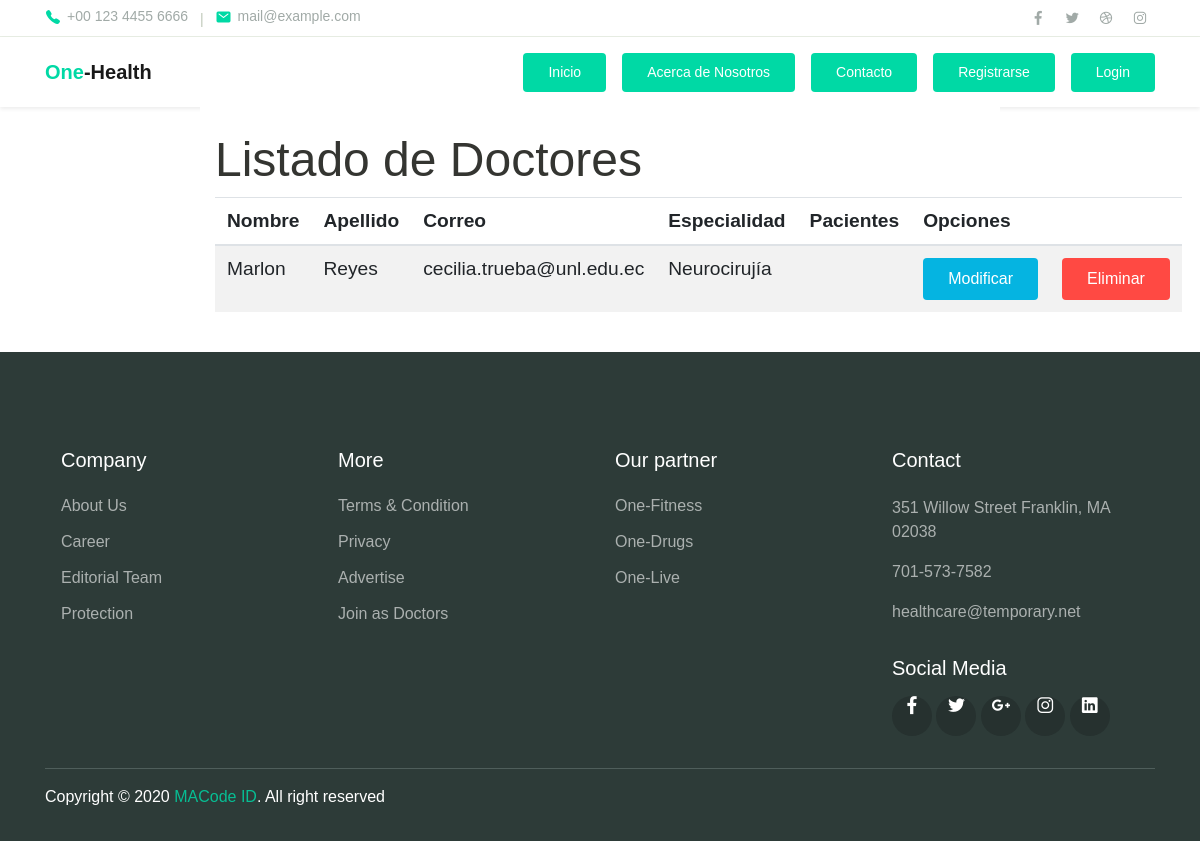
The page /gestion_doctores/ on the database as committed earlier.
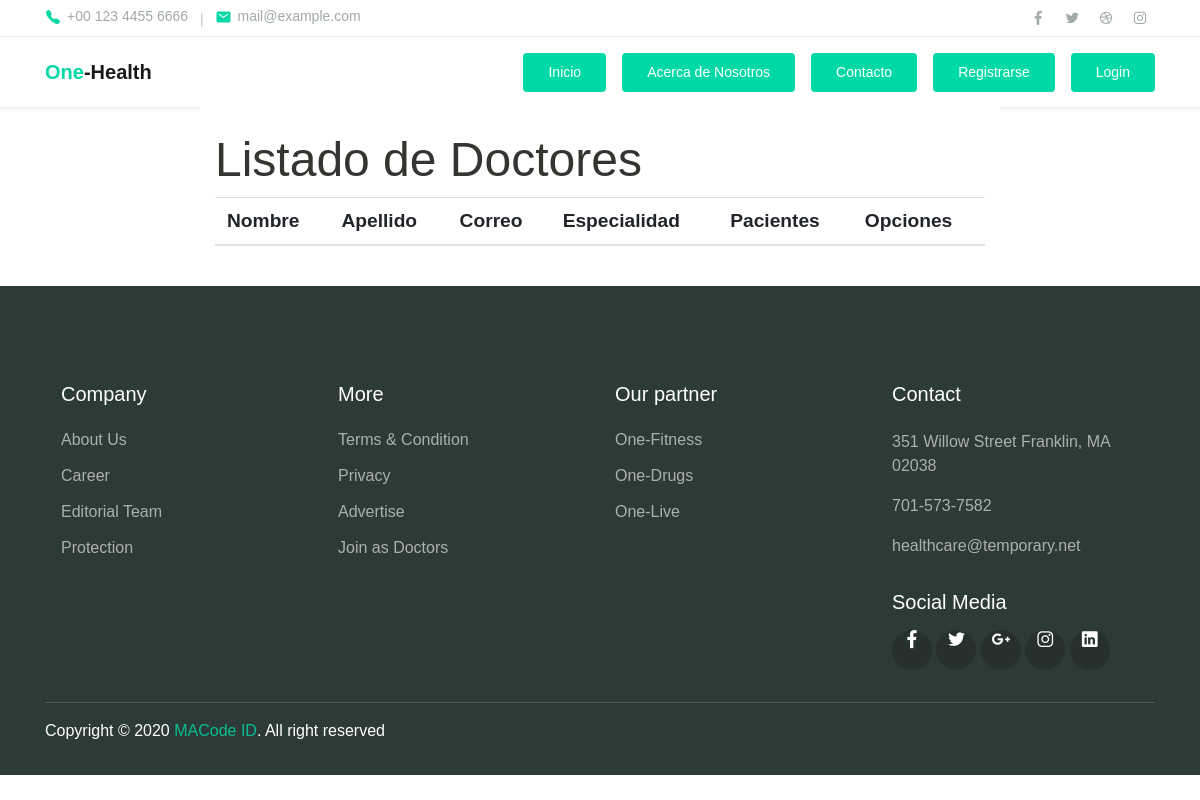
The same page on the database as committed later.
### sistema_agendamiento/models.py (models this page shows, shortened)
class Doctor(models.Model):
    especialidad = models.ForeignKey(Especialidad, on_delete=models.CASCADE)
    nombres = models.CharField(max_length=100)
    apellidos = models.CharField(max_length=100)
    correo = models.EmailField(unique=True)
    pacientes = models.ManyToManyField('Paciente')

class Especialidad(models.Model):
    nombre = models.CharField(max_length=60)
    def __str__(self):
        return self.nombre

### sistema_agendamiento/views.py (the view)
# urls.py: path('gestion_doctores/', views.gestion_doctores, name='gestion_doctores'),
def gestion_doctores(request):
    listaDoctores = Doctor.objects.all()
    return render(request, "html/gestion_doctores.html", {"listaDoctores":listaDoctores})

### sistema_agendamiento/templates/html/gestion_doctores.html (shortened to what this page needs)
{% load static %}
{% include "html/nav.html" %}
{% load crispy_forms_tags %}
<div class="col-md-8 py-4 bg-white mx-auto">
        <h2 class="display-4 text-dark etiqueta-grande titulo-grande">Listado de Doctores</h2>
        <table class="table table-blue table-striped tabla-grande">
          <thead>
             <tr>
              <th>Nombre</th>
              <th>Apellido</th>
              <th>Correo</th>
              <th>Especialidad</th>
              <th>Pacientes</th>
                 <th colspan="2">Opciones</th>
            </tr>
          </thead>
          <tbody>
            {% for d in listaDoctores %}
              <tr>
                <td class="centrado">{{ d.nombres }}</td>
                <td class="centrado">{{ d.apellidos }}</td>
                <td class="centrado">{{ d.correo}}</td>
                <td class="centrado">{{ d.especialidad }}</td>
                <td class="centrado">
                </td>
                <td><a href="/modificar_doctor/{{ d.nombres }}" class="btn btn-info">Modificar</a></td>
                <td><a href="/eliminar_doctor/{{ d.nombres}}" class="btn btn-danger">Eliminar</a></td>
              </tr>
            {% endfor %}
          </tbody>
        </table>
      </div>
{% include "html/finalpagina.html" %}

Rows that differ between the two databases and show on the page:
removed Doctor: nombres "Marlon", apellidos "Reyes", correo "cecilia.trueba@unl.edu.ec", especialidad "Neurocirujía"
